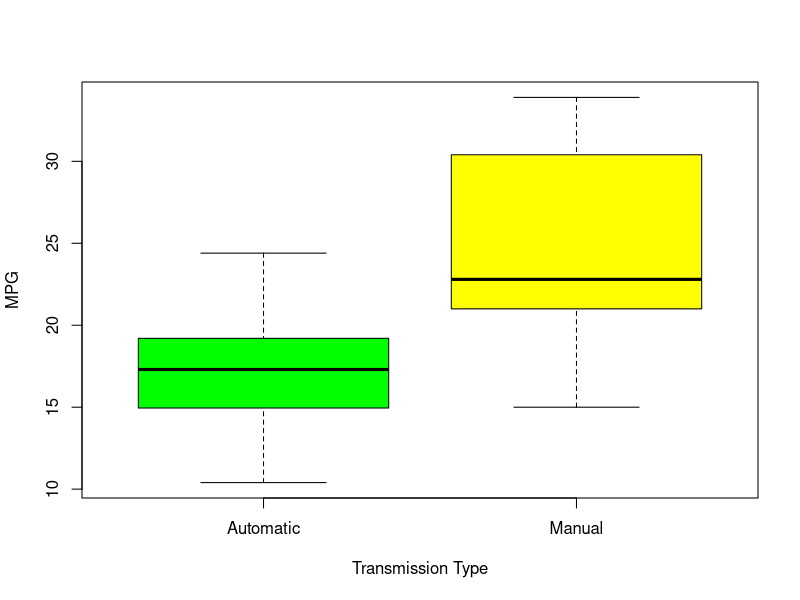
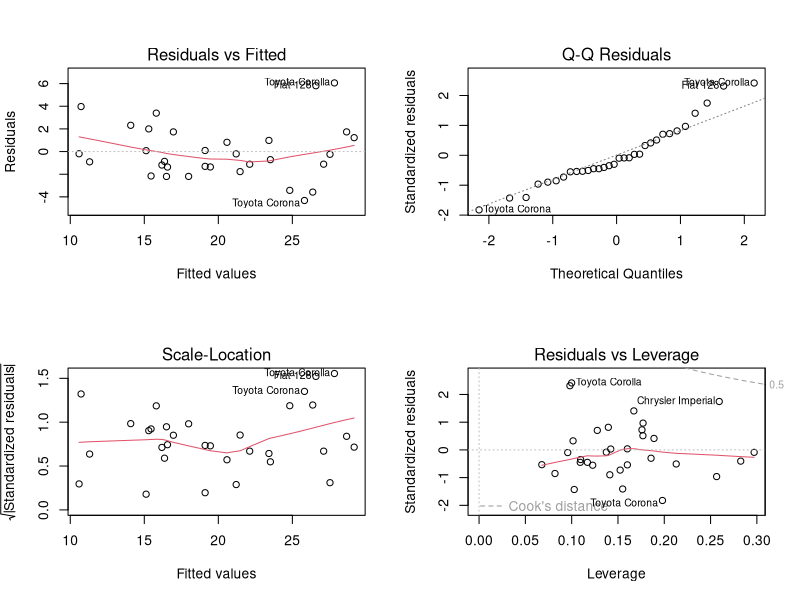

Generate these figures, in order, with R:
## ---- chunk 1
library(datasets)
data("mtcars")
library(ggplot2)
head(mtcars)
## ---- chunk 2
mtcars$vs <- factor(mtcars$vs)
mtcars$transmission <- factor(mtcars$am,labels=c("Automatic","Manual"))
mtcars$gear <- factor(mtcars$gear)
mtcars$carb <- factor(mtcars$carb)
head(mtcars)
summary(mtcars$mpg)
## ---- chunk 3
boxplot(mpg ~ transmission, data = mtcars, col = (c("green","yellow")), ylab = "MPG", xlab = "Transmission Type")
## ---- chunk 4
fit<-lm(mpg~transmission,mtcars)
summary(fit)
## ---- chunk 5
Varianceanalysis<-aov(mpg ~ ., data = mtcars)
summary(Varianceanalysis)
## ---- chunk 6
fit2<-lm(mpg~cyl + disp + wt + transmission, data = mtcars)
summary(fit2)
## ---- chunk 7
par(mfrow = c(2,2))
plot(fit2)
